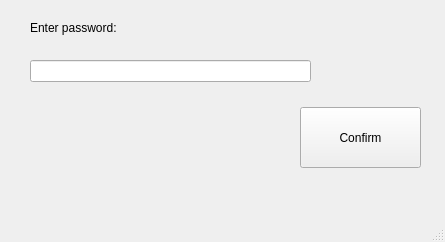
<?xml version="1.0" encoding="UTF-8"?>
<ui version="4.0">
 <class>password_auth_window</class>
 <widget class="QMainWindow" name="password_auth_window">
  <property name="geometry">
   <rect>
    <x>0</x>
    <y>0</y>
    <width>445</width>
    <height>242</height>
   </rect>
  </property>
  <property name="windowTitle">
   <string>password_auth_window</string>
  </property>
  <widget class="QWidget" name="centralwidget">
   <widget class="QLineEdit" name="entered_password">
    <property name="geometry">
     <rect>
      <x>30</x>
      <y>60</y>
      <width>281</width>
      <height>22</height>
     </rect>
    </property>
   </widget>
   <widget class="QLabel" name="pass_auth_label">
    <property name="geometry">
     <rect>
      <x>30</x>
      <y>20</y>
      <width>191</width>
      <height>16</height>
     </rect>
    </property>
    <property name="text">
     <string>Enter password: </string>
    </property>
   </widget>
   <widget class="QPushButton" name="confir_password_btn">
    <property name="geometry">
     <rect>
      <x>300</x>
      <y>107</y>
      <width>121</width>
      <height>61</height>
     </rect>
    </property>
    <property name="text">
     <string>Confirm</string>
    </property>
   </widget>
  </widget>
  <widget class="QMenuBar" name="menubar">
   <property name="geometry">
    <rect>
     <x>0</x>
     <y>0</y>
     <width>445</width>
     <height>26</height>
    </rect>
   </property>
  </widget>
  <widget class="QStatusBar" name="statusbar"/>
 </widget>
 <resources/>
 <connections/>
</ui>
